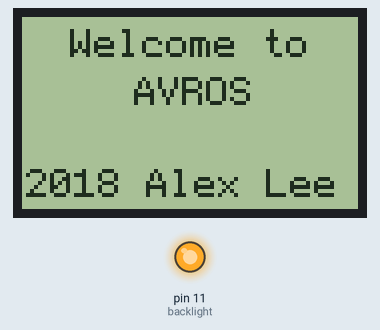
Bench run of a sketch on a simulated Arduino Uno, built with avr-gcc and run on an emulated ATmega328P. Parts: 84×48 one-colour display, output pins drawn as LEDs (lit = HIGH).

Above: at 0.2 s.

The sketch:

AVROS_withC.ino
```cpp
#include "U8glib.h"

const byte backlight = 11;

//Delcare the display and assign the pins

U8GLIB_PCD8544 u8g(8, 4, 7, 5, 6);  // CLK=8, DIN=4, CE=7, DC=5, RST=6

typedef struct modeTree{
  byte modeID;
  byte* prevMode;
};

void setup() {
  buildMenuStruct();
  pinMode(backlight, OUTPUT);
  digitalWrite(backlight, HIGH);
}

void loop() {
 u8g.firstPage();
  do {
    drawBegin();
  } while( u8g.nextPage() );
}

//initializes the
void buildMenuStruct(){

}

/*
void draw(){
  switch(mode){
    case 0: drawBegin();
            break;
    case 1: drawMenu();
            break;
    case 2: drawBegin();
            break;
    case 3: drawBegin();
            break;
    case 4: drawBegin();
            break;
    case 5: drawBegin();
            break;
  }
}
*/

void draw(){

}

void drawBegin() {
    u8g.setFont(u8g_font_profont11);
    u8g.drawStr(12, 10, F("Welcome to"));
    u8g.drawStr(28, 22, F("AVROS"));
    u8g.drawStr(1, 45, F("2018 Alex Lee"));  // put string of display at position X, Y
}

void drawMenu(){
}
```

ModeNode.cpp
```cpp
// (licence header left out)
#include "ModeNode.h"
```

ModeNode.h
```cpp
// (licence header left out)
#ifndef ModeNode_h
#define ModeNode_h


#if defined(ARDUINO) && ARDUINO >= 100
    #include "Arduino.h"
#else
    #include "WProgram.h"
#endif

#endif /* ModeNode_h */


class ModeNode{
    private:
        ModeNode* prevNode;

    public:
        ModeNode();
        //returns the id numberof the current mode
        short curModeID();

        //returns the id number of the previous mode
        short prevModeID();

        //set the cur mode to the previous mode
        void prevMode();
        short modeID;
};
```
